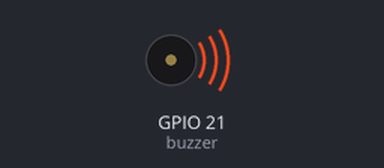
This program was run on a simulated Raspberry Pi (BCM pin numbers). On the bench: buzzer (waves = sounding). At 4.5 s the program stops and its outputs stay as they are.

Above: at 0.1 s.
At 4.6 s:
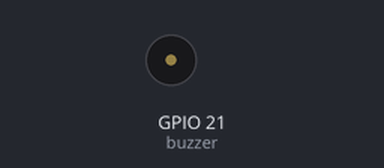
Timing chart, 0 to 6.0 s (numbered marks = the images above):
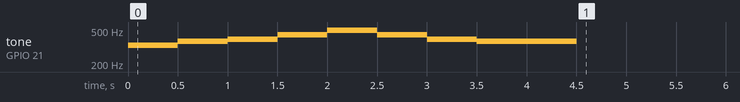

Measured:
- by itself, tone on GPIO 21 (buzzer): plays 330 Hz for 0.50 s, 370 Hz for 0.50 s, 392 Hz for 0.50 s, 440 Hz for 0.50 s, 494 Hz for 0.50 s, 440 Hz for 0.50 s … (8 notes in this stretch)

The program:

toneBuzzer.py
```python
from gpiozero import TonalBuzzer
from gpiozero.tones import Tone
from time import sleep

# Création d'une instance de TonalBuzzer sur la broche 21
buzzer = TonalBuzzer(21)

# Jouer les notes de la mélodie
buzzer.play(Tone("E4"))
sleep(0.5)
buzzer.play(Tone("F#4"))
sleep(0.5)
buzzer.play(Tone("G4"))
sleep(0.5)
buzzer.play(Tone("A4"))
sleep(0.5)
buzzer.play(Tone("B4"))
sleep(0.5)
buzzer.play(Tone("A4"))
sleep(0.5)
buzzer.play(Tone("G4"))
sleep(0.5)
buzzer.play(Tone("F#4"))
sleep(1)

# Arrêter le buzzer
buzzer.stop()
```
